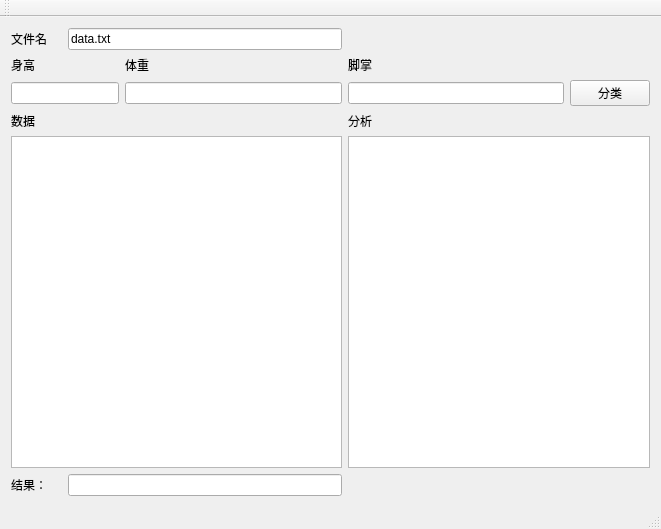
<?xml version="1.0" encoding="UTF-8"?>
<ui version="4.0">
 <class>MainWindow</class>
 <widget class="QMainWindow" name="MainWindow">
  <property name="geometry">
   <rect>
    <x>0</x>
    <y>0</y>
    <width>661</width>
    <height>529</height>
   </rect>
  </property>
  <property name="windowTitle">
   <string>MainWindow</string>
  </property>
  <widget class="QWidget" name="centralWidget">
   <layout class="QGridLayout" name="gridLayout">
    <item row="0" column="0">
     <widget class="QLabel" name="label_7">
      <property name="text">
       <string>文件名</string>
      </property>
     </widget>
    </item>
    <item row="0" column="1" colspan="2">
     <widget class="QLineEdit" name="lineEdit_fileName">
      <property name="text">
       <string>data.txt</string>
      </property>
     </widget>
    </item>
    <item row="1" column="0">
     <widget class="QLabel" name="label">
      <property name="text">
       <string>身高</string>
      </property>
     </widget>
    </item>
    <item row="1" column="2">
     <widget class="QLabel" name="label_2">
      <property name="text">
       <string>体重</string>
      </property>
     </widget>
    </item>
    <item row="1" column="3">
     <widget class="QLabel" name="label_3">
      <property name="text">
       <string>脚掌</string>
      </property>
     </widget>
    </item>
    <item row="2" column="0" colspan="2">
     <widget class="QLineEdit" name="lineEdit_height"/>
    </item>
    <item row="2" column="2">
     <widget class="QLineEdit" name="lineEdit_weight"/>
    </item>
    <item row="2" column="3">
     <widget class="QLineEdit" name="lineEdit_foot"/>
    </item>
    <item row="2" column="4">
     <widget class="QPushButton" name="pushButton">
      <property name="text">
       <string>分类</string>
      </property>
     </widget>
    </item>
    <item row="3" column="0">
     <widget class="QLabel" name="label_4">
      <property name="text">
       <string>数据</string>
      </property>
     </widget>
    </item>
    <item row="3" column="3">
     <widget class="QLabel" name="label_5">
      <property name="text">
       <string>分析</string>
      </property>
     </widget>
    </item>
    <item row="4" column="0" colspan="3">
     <widget class="QTextBrowser" name="textBrowser_data"/>
    </item>
    <item row="4" column="3" colspan="2">
     <widget class="QTextBrowser" name="textBrowser_analysis"/>
    </item>
    <item row="5" column="0">
     <widget class="QLabel" name="label_6">
      <property name="text">
       <string>结果：</string>
      </property>
     </widget>
    </item>
    <item row="5" column="1" colspan="2">
     <widget class="QLineEdit" name="lineEdit_result">
      <property name="readOnly">
       <bool>true</bool>
      </property>
     </widget>
    </item>
   </layout>
  </widget>
  <widget class="QMenuBar" name="menuBar">
   <property name="geometry">
    <rect>
     <x>0</x>
     <y>0</y>
     <width>661</width>
     <height>19</height>
    </rect>
   </property>
  </widget>
  <widget class="QToolBar" name="mainToolBar">
   <attribute name="toolBarArea">
    <enum>TopToolBarArea</enum>
   </attribute>
   <attribute name="toolBarBreak">
    <bool>false</bool>
   </attribute>
  </widget>
  <widget class="QStatusBar" name="statusBar"/>
 </widget>
 <layoutdefault spacing="6" margin="11"/>
 <resources/>
 <connections/>
</ui>
